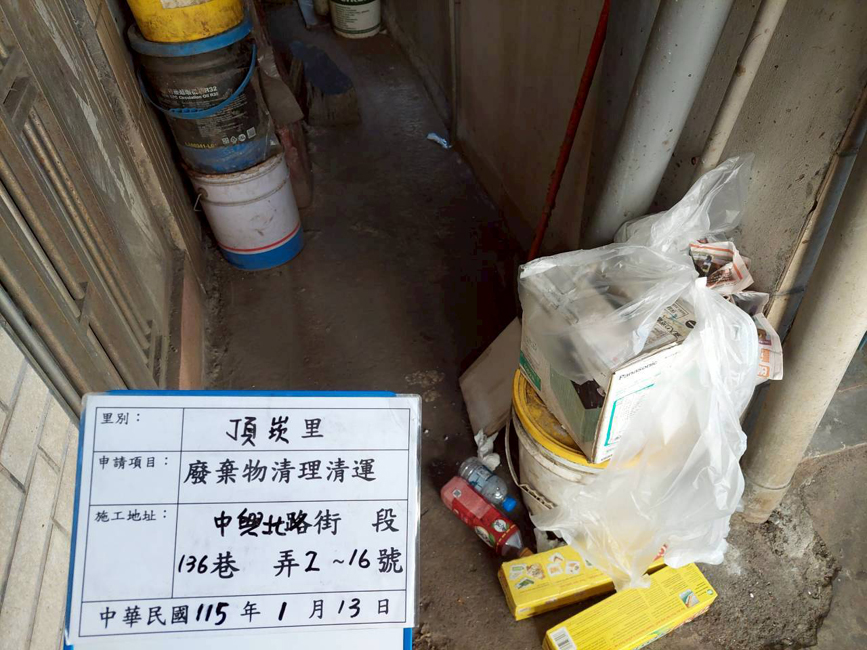
#> input picture 01_測試與範例照片庫/case001/LINE_ALBUM_頂崁里廢棄物呈報_260128_41.jpg, 867 x 650 px
$ python analyze_digits.py
#> lines starting #> are read from the running program, lines starting #| are printed output that depends on the picture
import cv2
import numpy as np
import os

def read_image_utf8(path):
    return cv2.imdecode(np.fromfile(path, dtype=np.uint8), cv2.IMREAD_COLOR)
#> returned value is the input picture: shape (650, 867, 3); mean B, G, R 106, 115.7, 121.4

# Load image 41
test_dir = r"case001\test_004-頂崁里-廢棄物清除呈報-115.05.13"
img41_path = os.path.join(test_dir, 'LINE_ALBUM_頂崁里廢棄物呈報_260128_41.jpg')
img41 = read_image_utf8(img41_path)

# Crop the date area on the whiteboard (around x=200 to 400, y=550 to 650)
date_crop = img41[550:650, 200:400]
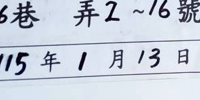
#> date_crop: shape (100, 200, 3); mean B, G, R 219.7, 207.4, 200
cv2.imwrite("date_crop_41.png", date_crop)
print(f"Date crop saved. Let's find matches of the month '1' template inside this region.")

# Template Month 1 is cropped from: img41[599:621, 276:290]
temp = img41[599:621, 276:290]
temp_gray = cv2.cvtColor(temp, cv2.COLOR_BGR2GRAY)
crop_gray = cv2.cvtColor(date_crop, cv2.COLOR_BGR2GRAY)
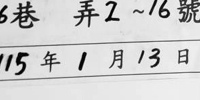
#> crop_gray: shape (100, 200); min 1, max 252, mean 206.6

# Find all locations with template matching
res = cv2.matchTemplate(crop_gray, temp_gray, cv2.TM_CCOEFF_NORMED)
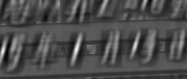
#> res: shape (79, 187) float32; min -0.458, max 1, mean -0.0194; drawn with min black and max white
loc = np.where(res >= 0.75)
#> loc = 24 positions, rows 44 to 53, columns 2 to 135

print("\nMatches found in date crop (relative coordinates):")
matches = []
for pt in zip(*loc[::-1]):
    # Filter matches to avoid overlapping
    overlap = False
    for m in matches:
        if abs(m[0] - pt[0]) < 10 and abs(m[1] - pt[1]) < 10:
            overlap = True
            break
    if not overlap:
        score = res[pt[1], pt[0]]
        # Absolute coordinates on original image:
        abs_x = pt[0] + 200
        abs_y = pt[1] + 550
        matches.append((pt[0], pt[1], score, abs_x, abs_y))
        print(f"  Relative x={pt[0]}, y={pt[1]} (Score: {score:.4f}) -> Abs x={abs_x}, y={abs_y}")
#> this loop made 24 passes
#> (pt, score, abs_x, abs_y) on passes 1, 2, 7: ((135, 44), 0.753, 335, 594), ((77, 45), 0.821, 277, 595), ((3, 48), 0.789, 203, 598)
#> pt on passes 3, 4, 5, 6, 8, 9: (135, 45), (77, 46), (76, 47), (77, 47), (76, 48), (77, 48)
#|   Relative x=135, y=44 (Score: 0.7526) -> Abs x=335, y=594
#|   Relative x=77, y=45 (Score: 0.8213) -> Abs x=277, y=595
#|   Relative x=3, y=48 (Score: 0.7893) -> Abs x=203, y=598
#> after the loop, matches = [(135, 44, 0.753, 335, 594), (77, 45, 0.821, 277, 595), (3, 48, 0.789, 203, 598)]
